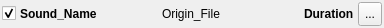
<?xml version="1.0" encoding="UTF-8"?>
<ui version="4.0">
 <class>MusicItem</class>
 <widget class="QWidget" name="MusicItem">
  <property name="geometry">
   <rect>
    <x>0</x>
    <y>0</y>
    <width>384</width>
    <height>28</height>
   </rect>
  </property>
  <property name="windowTitle">
   <string>Form</string>
  </property>
  <layout class="QHBoxLayout" name="horizontalLayout" stretch="0,1,1,0,0">
   <property name="spacing">
    <number>4</number>
   </property>
   <property name="leftMargin">
    <number>2</number>
   </property>
   <property name="topMargin">
    <number>2</number>
   </property>
   <property name="rightMargin">
    <number>2</number>
   </property>
   <property name="bottomMargin">
    <number>2</number>
   </property>
   <item>
    <widget class="QCheckBox" name="m_selected">
     <property name="text">
      <string/>
     </property>
     <property name="checked">
      <bool>true</bool>
     </property>
    </widget>
   </item>
   <item>
    <widget class="QLabel" name="m_name">
     <property name="font">
      <font>
       <weight>75</weight>
       <bold>true</bold>
      </font>
     </property>
     <property name="text">
      <string>Sound_Name</string>
     </property>
     <property name="alignment">
      <set>Qt::AlignLeading|Qt::AlignLeft|Qt::AlignVCenter</set>
     </property>
    </widget>
   </item>
   <item>
    <widget class="QLabel" name="m_file">
     <property name="text">
      <string>Origin_File</string>
     </property>
    </widget>
   </item>
   <item>
    <widget class="QLabel" name="label">
     <property name="font">
      <font>
       <weight>75</weight>
       <bold>true</bold>
      </font>
     </property>
     <property name="text">
      <string>Duration</string>
     </property>
    </widget>
   </item>
   <item>
    <widget class="QToolButton" name="m_play">
     <property name="minimumSize">
      <size>
       <width>24</width>
       <height>24</height>
      </size>
     </property>
     <property name="text">
      <string>...</string>
     </property>
     <property name="icon">
      <iconset resource="rsc/resources.qrc">
       <normaloff>:/OGGExtractor/play.svg</normaloff>:/OGGExtractor/play.svg</iconset>
     </property>
    </widget>
   </item>
  </layout>
 </widget>
 <resources>
  <include location="rsc/resources.qrc"/>
 </resources>
 <connections/>
</ui>
